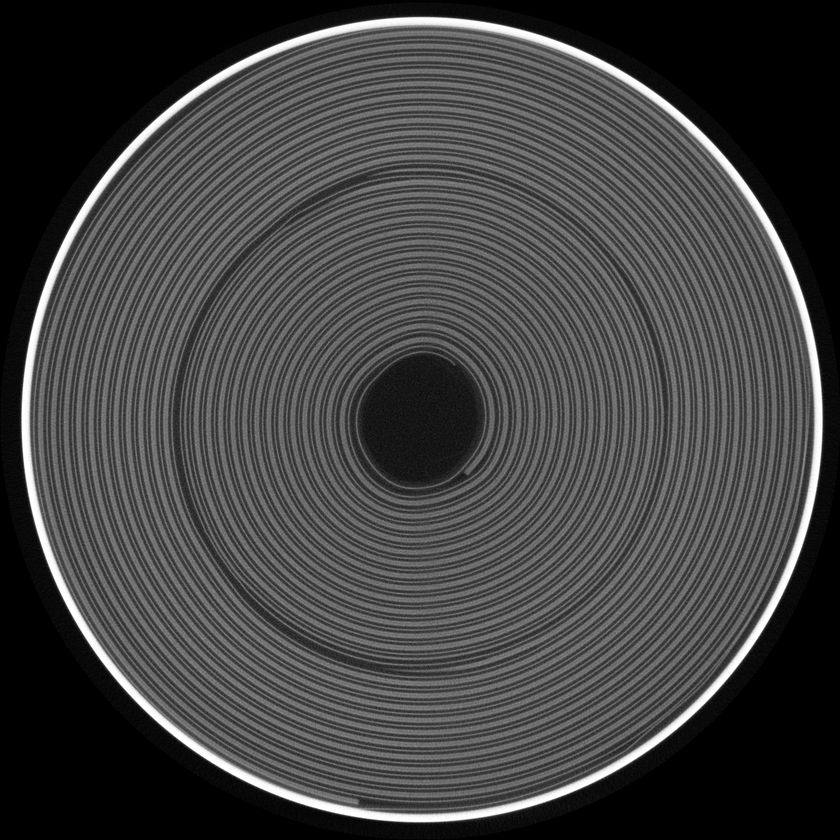
#> input picture data/images/sample_image.png, 840 x 840 px, shrunk from 1340 x 1340 before the run
$ jupyter execute practice_channels.ipynb
#> lines starting #> are read from the running program, lines starting #| are printed output that depends on the picture
[cell 1]
# import tools

import cv2
from collections import defaultdict, Counter
import matplotlib.pyplot as plt
import numpy as np

[cell 2]
# load battery image

btr = cv2.imread('data/images/sample_image.png')
#> btr is the input picture: shape (840, 840, 3); min 0, max 255, mean 65.8

btr_rgb = cv2.cvtColor(btr,cv2.COLOR_BGR2RGB)
btr_gry = cv2.cvtColor(btr,cv2.COLOR_BGR2GRAY)

wb,hb,cb = btr.shape
#> wb = 840; hb = 840; cb = 3
btr_blank = np.zeros((wb,hb,cb),np.uint8)
btr_blank1 = np.zeros_like(btr,np.uint8) # same as above

[cell 3]
# calculate histogram

plt.figure()
plt.title('Colour Histogram')
plt.xlabel('Bins')
plt.ylabel('# of pixels')
colors_name = ["red", "green", "blue"]
colors_data = []

for idx, color in enumerate(colors_name):
    hist = cv2.calcHist([btr_rgb],[idx],None,[256],[0,255]).astype('int')
    plt.plot(hist,color=color)
    plt.xlim([0,256])
    colors_data.append(hist)
    idx += 1
#> after the loop, colors_data = 3 items

plt.show()
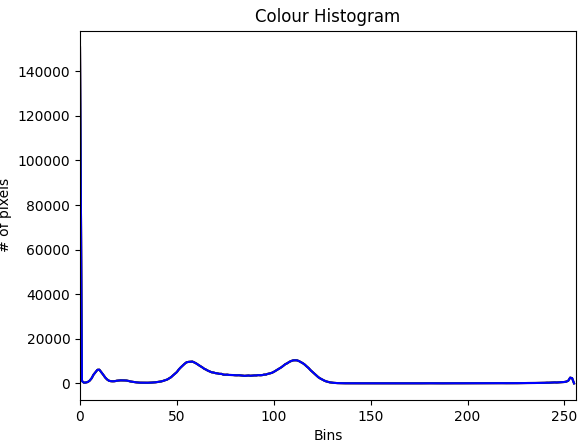
#> figure drawn by matplotlib, 1 panel; curve peaks at x = 0, y = 150739; curve peaks at x = 0, y = 150739; curve peaks at x = 0, y = 150739

# print(colors_data)

[cell 4]
# adjust brightness

inc, dcr = 100, -100

btr_inc = cv2.convertScaleAbs(btr, beta=inc)
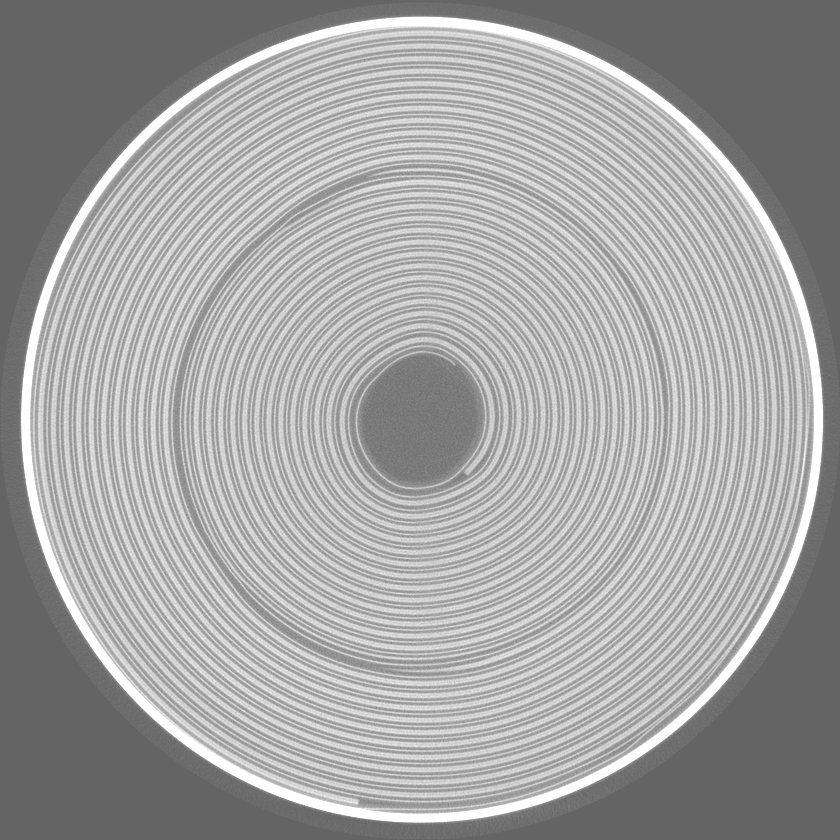
#> btr_inc: shape (840, 840, 3); min 100, max 255, mean 163.4
btr_dcr = cv2.convertScaleAbs(btr, beta=dcr)
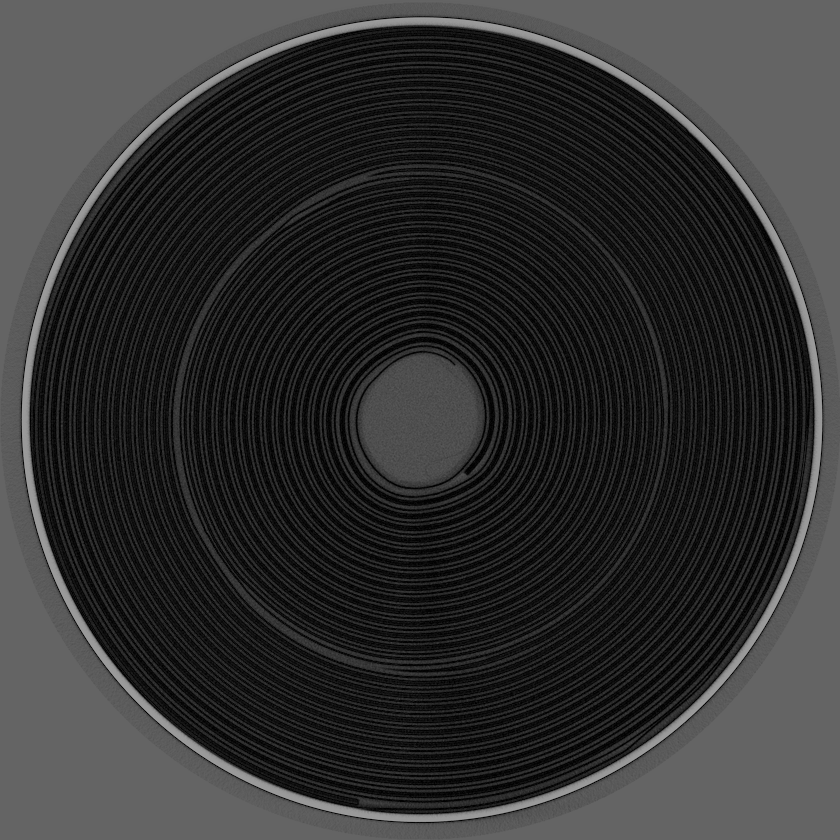
#> btr_dcr: shape (840, 840, 3); min 0, max 155, mean 48.6

[cell 5]
# display original, and adjusted brightness

plt.figure(figsize=(10,3))
plt.subplot(1,4,1)
plt.title("Original")
plt.imshow(btr)

plt.subplot(1,4,2)
plt.title("Increase Brightness")
plt.imshow(btr_inc)

plt.subplot(1,4,3)
plt.title("Decrease Brightness")
plt.imshow(btr_dcr)

plt.show()
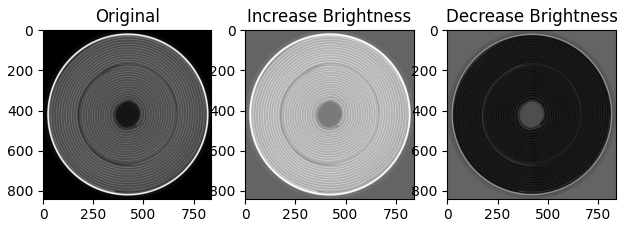
#> figure drawn by matplotlib, 3 panels

[cell 6]
btr_inv = 255 - btr_gry
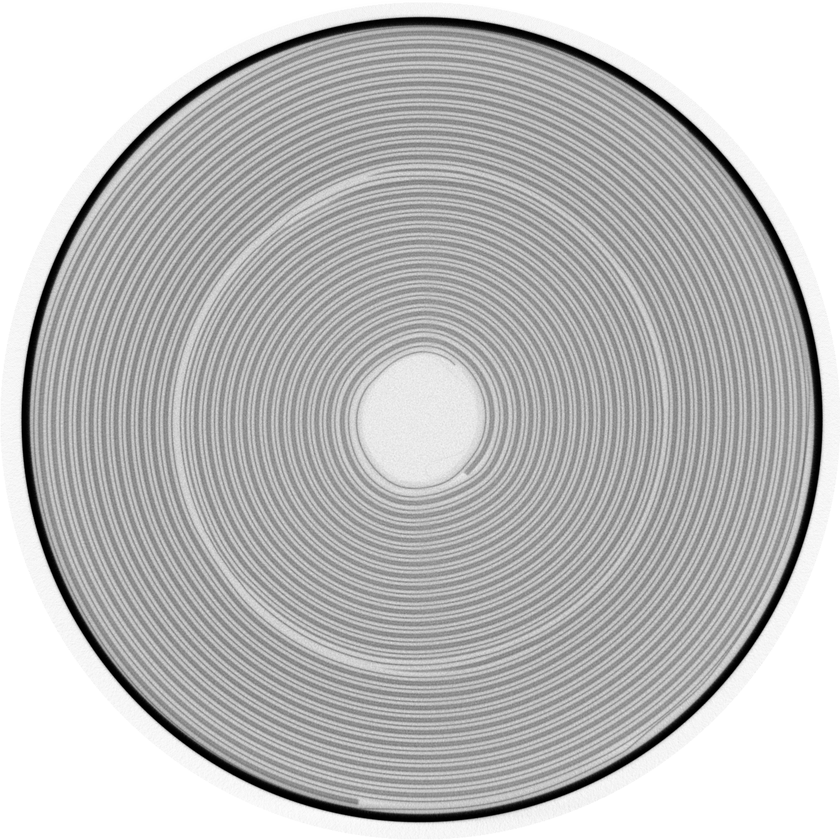
#> btr_inv: shape (840, 840); min 0, max 255, mean 189.2

plt.figure(figsize=(10,3))
plt.subplot(1,4,1)
plt.title("Original")
plt.imshow(btr_gry, cmap='gray')

plt.subplot(1,4,2)
plt.title("Inverted")
plt.imshow(btr_inv, cmap='gray')

plt.show()

$ run again, with data/images/basketball1.png copied over data/images/sample_image.png
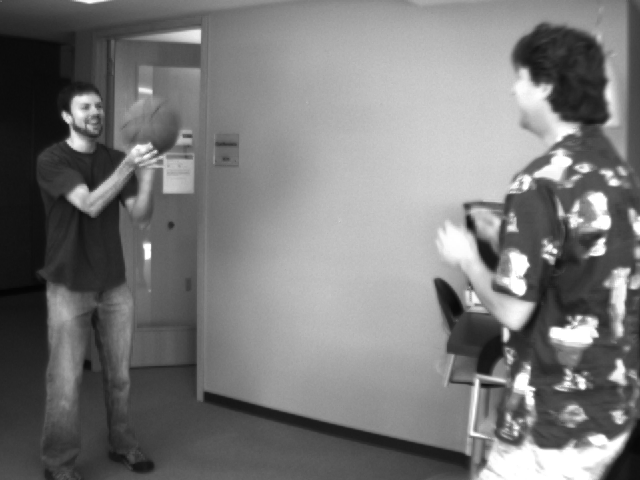
#> input picture data/images/basketball1.png, 640 x 480 px
#> btr is the input picture: shape (480, 640, 3); min 4, max 255, mean 120.3
#> after the loop `for idx, color in enumerate(colors_name):`: colors_data = 3 items
#> `btr_dcr = cv2.convertScaleAbs(btr, beta=dcr)`:
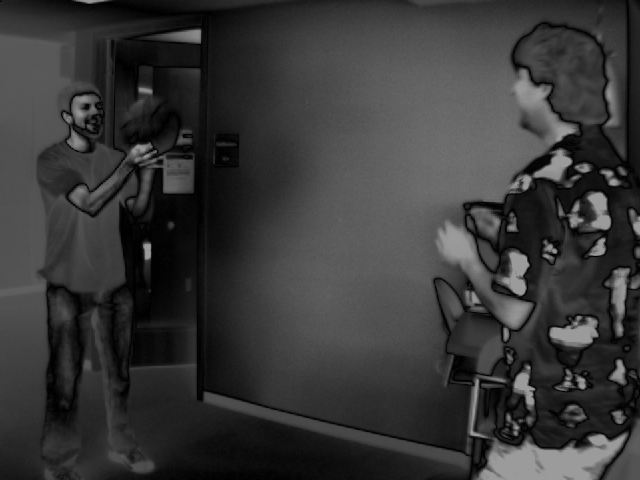
#> btr_dcr: shape (480, 640, 3); min 0, max 155, mean 55.2
#> `btr_inv = 255 - btr_gry`:
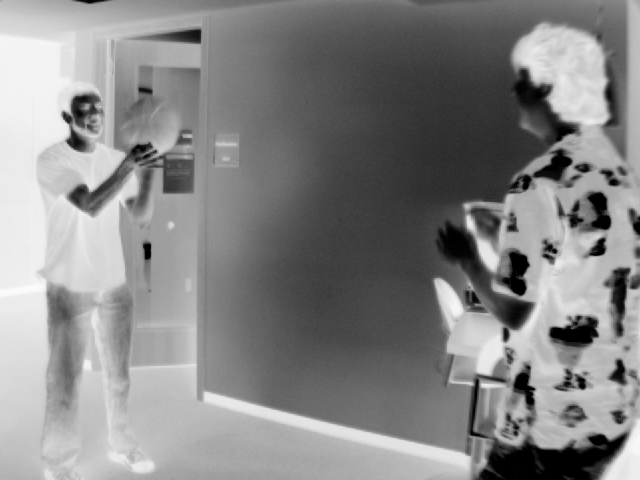
#> btr_inv: shape (480, 640); min 0, max 251, mean 134.7
